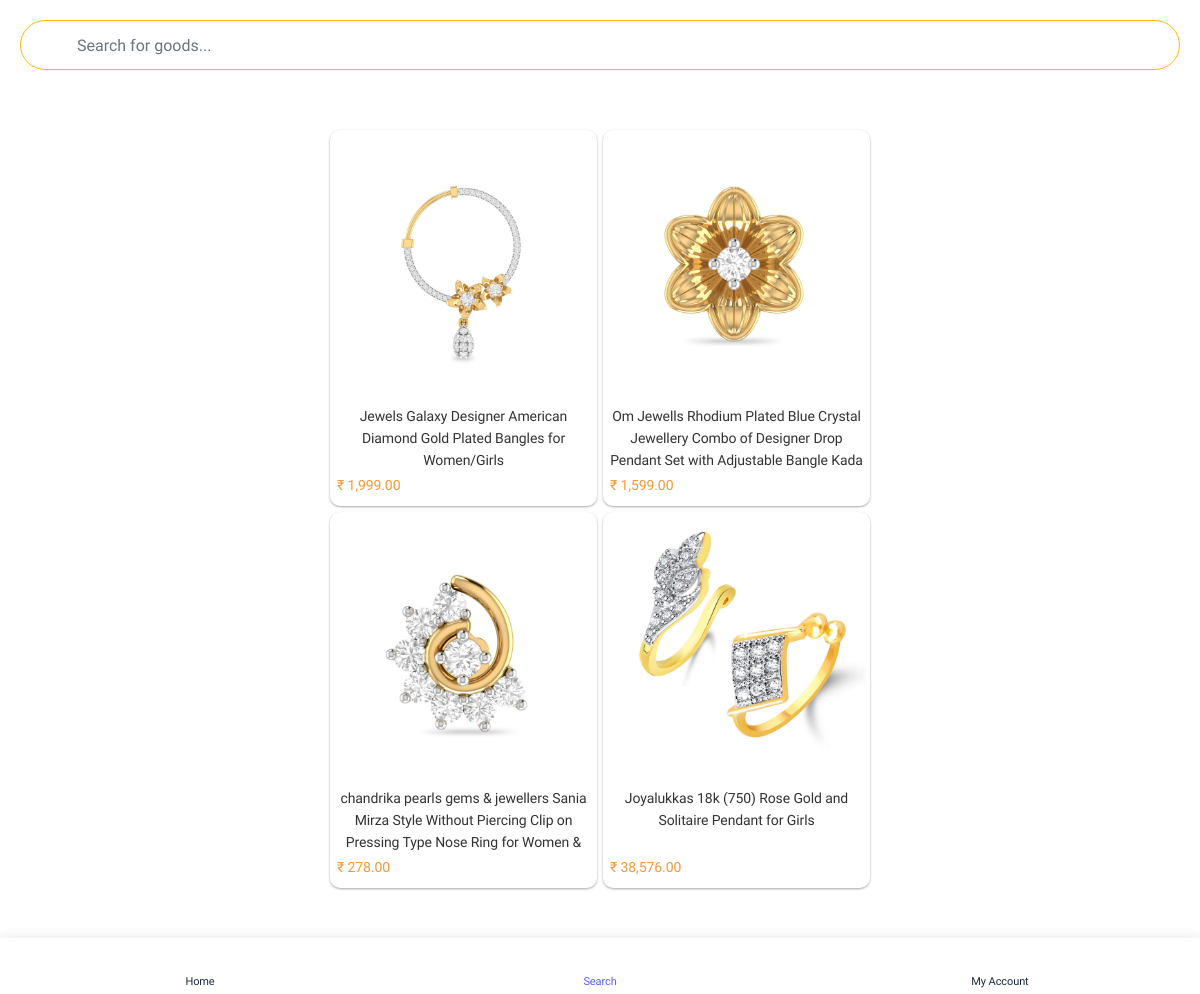
Screenshot of /search.php with the database file from the repository.
### tables this page shows
CREATE TABLE `tbl_product` (
  `id` int(11) NOT NULL,
  `name` text NOT NULL,
  `price` varchar(255) NOT NULL,
  `images` varchar(300) NOT NULL,
  `status` smallint(11) NOT NULL
);

### include/connection.php (called while the page is built, shortened)
<?php
function encryptor($action, $string) {
    $output = false;
    $encrypt_method = "AES-256-CBC";
    $secret_key = 'muni';
    $secret_iv = 'muni123';
    $key = hash('sha256', $secret_key);
    $iv = substr(hash('sha256', $secret_iv), 0, 16);
    if( $action == 'encrypt' ) {
        $output = openssl_encrypt($string, $encrypt_method, $key, 0, $iv);
        $output = base64_encode($output);
    }
    else if( $action == 'decrypt' ){
        $output = openssl_decrypt(base64_decode($string), $encrypt_method, $key, 0, $iv);
    }
    return $output;
}
?>

### search.php (the view, shortened to what this page needs)
<!doctype html>
<html lang="en">
<head>
<link rel="stylesheet" href="assets/css/style.css">
</head>
<body>
<?php include("include/connection.php");?>
<div id="appCapsule">
  <div class="appContent1">
    <div class="searchBlock">
      <form id="searchform" method="post" action="#">
        <span class="inputIcon"> <i class="icon ion-ios-search"></i> </span>
        <input type="text" class="form-control" id="searchInput"style="box-shadow:none;background-color:#ffffff;border-radius: 25px;border:1px solid;border-color:#ffb700;" name="searchInput" placeholder="Search for goods...">
      </form>
    </div>
  </div>
  <div class="appContent mt-2">
    <div class="sectionTitle mb-2">
      <div class="vcard"style="box-shadow:none;">
        <div class="row" id="searchResult">
          <?php
	$i=0;
  $productQuery=mysqli_query($con,"select * from `tbl_product` where `status`='1'");
  while($productResult=mysqli_fetch_array($productQuery)){$i++;?>
          <div class="col-6 <?php if(($i%2)==0){echo"pleft";}else{echo "pright";}?>">
            <div class="vcard card"> <a href="productdetails.php?pid=<?php echo encryptor('encrypt', $productResult['id']); ?>" class="postItem">
              <div class="imageWrapper"> <img src="<?php echo $productResult['images'];?>" alt="image" class="image"> </div>
              <p class="text-center"><?php echo $productResult['name'];?></p>
              <footer> ₹ <?php echo number_format($productResult['price'], 2);?></footer>
              </a> </div>
          </div>
          <?php }?>
        </div>
      </div>
      <div class="p-2"></div>
    </div>
  </div>
</div>
<?php include("include/footer.php");?>
</body>
</html>

### assets/css/style.css (style rules this page uses)
body { font-family:"Heebo", sans-serif; font-size:14px; line-height:1.5em; letter-spacing:-0.007em; color:#333; background:#FFF; -webkit-font-smoothing:antialiased; -moz-osx-font-smoothing:grayscale; width:100%; height:100%; overflow-x:hidden; -ms-user-select:none; user-select:none; -moz-user-select:none; -webkit-user-select:none }
a { -webkit-transition:.2s all; transition:.2s all; color:#565EFF }
.searchBlock { position:relative }
.searchBlock .inputIcon { position:absolute; z-index:1; font-size:26px; width:56px; height:50px; display:-webkit-box; display:flex; -webkit-box-align:center; align-items:center; -webkit-box-pack:center; justify-content:center }
.searchBlock .form-control { padding-left:56px }
#appCapsule { padding:0px 0; }
.appContent1 { padding:20px; }
.appContent { padding:0 20px 20px 20px; display: -webkit-box; display: -ms-flexbox; display: flex; -webkit-box-flex: 1; -ms-flex: 1 1 auto; flex: 1 1 auto; -ms-flex-wrap: nowrap; flex-wrap: nowrap; min-width: 0; -webkit-box-pack: center; -ms-flex-pack: center; justify-content: center; }
.sectionTitle { -ms-flex-preferred-size: 50%; flex-basis: 50%; -webkit-box-flex: 0; -ms-flex-positive: 0; flex-grow: 0; max-width: 50%; }
.row { margin-left:-10px; margin-right:-10px }
.col-1, .col-2, .col-3, .col-4, .col-5, .col-6, .col-7, .col-8, .col-9, .col-10, .col-11, .col-12 { padding-left:10px; padding-right:10px }
.mt-2 { margin-top:20px !important }
.mb-2 { margin-bottom:20px !important }
.p-2 { padding:20px !important }
.form-control { color:#1B2C42 !important; -webkit-box-shadow: 0 3px 1px -2px rgba(0, 0, 0, .2), 0 2px 2px 0 rgba(0, 0, 0, .14), 0 1px 5px 0 rgba(0, 0, 0, .12); box-shadow: 0 3px 1px -2px rgba(0, 0, 0, .2), 0 2px 2px 0 rgba(0, 0, 0, .14), 0 1px 5px 0 rgba(0, 0, 0, .12); height:50px; font-size:16px; padding:10px 16px; border-radius:0px; border:0 }
.vcard { border-radius: 3px; padding: 20px; -webkit-box-shadow: 0 3px 1px -2px rgba(0, 0, 0, .2), 0 2px 2px 0 rgba(0, 0, 0, .14), 0 1px 5px 0 rgba(0, 0, 0, .12); box-shadow: 0 3px 1px -2px rgba(0, 0, 0, .2), 0 2px 2px 0 rgba(0, 0, 0, .14), 0 1px 5px 0 rgba(0, 0, 0, .12); text-decoration: none; }
.vcard p { font-size:14px; color:#333; line-height:22px; margin-bottom:5px; height:65px; }
.card { border-radius:3px; padding:4px; margin-bottom:6px; }
@media only screen and (min-width: 600px) { .vcard p { display: -webkit-box; -moz-box-orient: vertical; -webkit-line-clamp: 3; overflow: hidden; } }
.postItem { margin-bottom:6px; display:block }
.postItem .imageWrapper { position:relative; margin-bottom:12px }
.postItem .imageWrapper .image { width:100%; height:auto; border-radius:6px }
.postItem footer { display:-webkit-box; display:flex; font-size:14px; align-content:center; color: rgb(243, 152, 57); padding-left:3px; }

### search.php (style rules this page uses)
.pleft { padding-left:3px; }
.pright { padding-right:3px; }
.vcard { background: #ffff; border-radius: 10px; }
.vcard { box-shadow: 0 1px 3px rgba(0,0,0,0.12), 0 1px 2px rgba(0,0,0,0.24); transition: all 0.3s cubic-bezier(.25,.8,.25,1); }

### rows the page displays
tbl_product: images (picture), name "Jewels Galaxy Designer American Diamond Gold Plated Bangles for Women/Girls", price "1,999.00"
tbl_product: images (picture), name "Om Jewells Rhodium Plated Blue Crystal Jewellery Combo of Designer Drop Pendant Set with Adjustable Bangle…", price "1,599.00"
tbl_product: images (picture), name "chandrika pearls gems & jewellers Sania Mirza Style Without Piercing Clip on Pressing Type Nose Ring for Women…", price "278.00"
tbl_product: images (picture), name "Joyalukkas 18k (750) Rose Gold and Solitaire Pendant for Girls", price "38,576.00"
